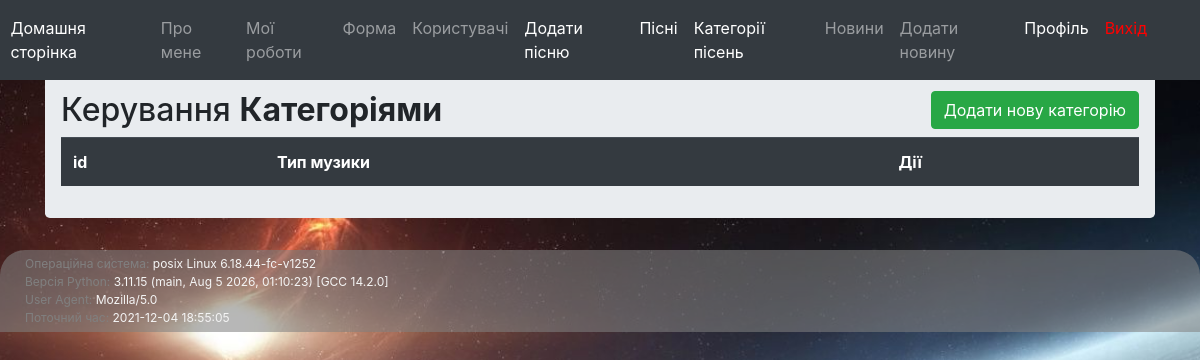
The page /songs/catacrcrud (signed in) on the database as committed earlier.
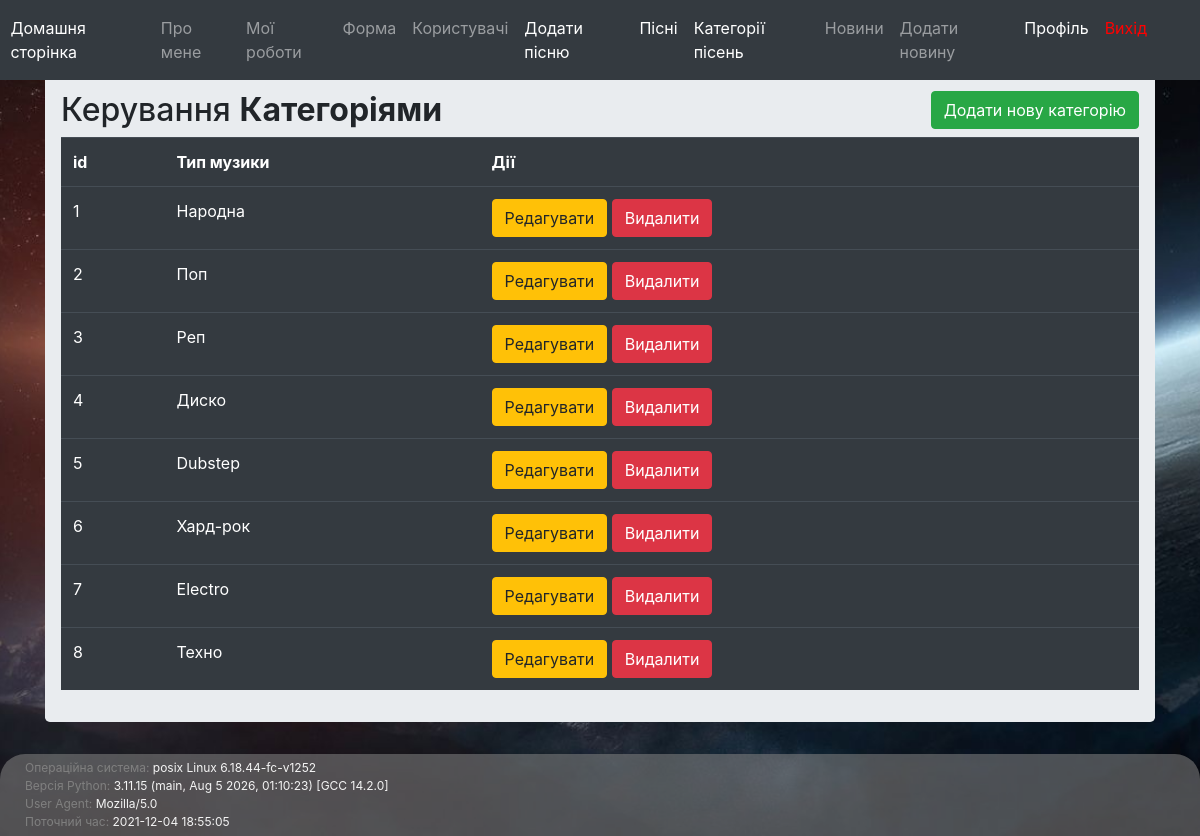
The same page on the database as committed later.
### app/songs/models.py (models this page shows)
class categorysong(db.Model):
    id = db.Column(db.Integer, primary_key=True)
    musicType = db.Column(db.String(50), nullable=False)
    songs = db.relationship('Songs', backref='category', lazy=True)

### app/songs/views.py (the view)
@songs_blueprint.route('/catacrcrud', methods=['GET', 'POST'])
def category_crud():
    form = CategoryForm()
    if form.validate_on_submit():
        category = categorysong(musicType=form.name.data)
        db.session.add(category)
        db.session.commit()
        flash('Категорія добавленна успішно!', category='success')
        return redirect(url_for('.category_crud'))
    categories = categorysong.query.all()
    return render_template('category_crud.html', categories=categories, form=form, data=getFooterData())

### app/auth/models.py (called while the page is built)
@login_manager.user_loader
def user_loader(user_id):
    return User.query.get(int(user_id))

### app/songs/getFunctions.py (called while the page is built)
def getFooterData():
    OS_info = os.name + " " + platform.system() + " " + platform.release()
    current_datetime = datetime.now()
    userAgent = request.headers.get('User-Agent')
    pythonVersion = sys.version
    return [OS_info, pythonVersion, userAgent, current_datetime]

### app/songs/templates/songs/category_crud.html (shortened to what this page needs)
{% from "_render_field.html" import render_field %}
{% extends "baseTemplate.html" %}
{%block content %}
    <div class="container">
    <div class="row">
        <div class="col md-12">
            <div class="jumbotron p-3">
                <h2>Керування <b>Категоріями</b>
                    <button type="button" class="btn btn-success float-right" data-bs-toggle="modal" data-bs-target="#mymodal">
                        Додати нову категорію
                    </button>
                </h2>
                <table class="table table-hover table-dark">
                    <tr>
                        <th>id</th>
                        <th>Тип музики</th>
                        <th>Дії</th>
                    </tr>
                    {% for category in categories %}
                    <tr>
                        <td>{{category.id}}</td>
                        <td>{{category.musicType}}</td>
                        <td>
                            <a href="{{ url_for('songs.update_category', id=category.id) }}"
                               class="btn btn-warning btn-xs" data-bs-toggle="modal"
                               data-bs-target="#modaledit{{category.id}}">Редагувати</a>
                            <a href="{{ url_for('songs.delete_category', id=category.id) }}"
                               class="btn btn-danger btn-xs"
                               onclick="return confirm('Ви впевнені, що бажаєте видалити даний запис?')">Видалити</a>
                        </td>
                    </tr>
                    {% endfor %}
                </table>
            </div>
        </div>
    </div>
</div>
{% endblock %}

Rows that differ between the two databases and show on the page:
added categorysong: id "1", musicType "Народна"
added categorysong: id "2", musicType "Поп"
added categorysong: id "3", musicType "Реп"
added categorysong: id "4", musicType "Диско"
added categorysong: id "5", musicType "Dubstep"
added categorysong: id "6", musicType "Хард-рок"
added categorysong: id "7", musicType "Electro"
added categorysong: id "8", musicType "Техно"
